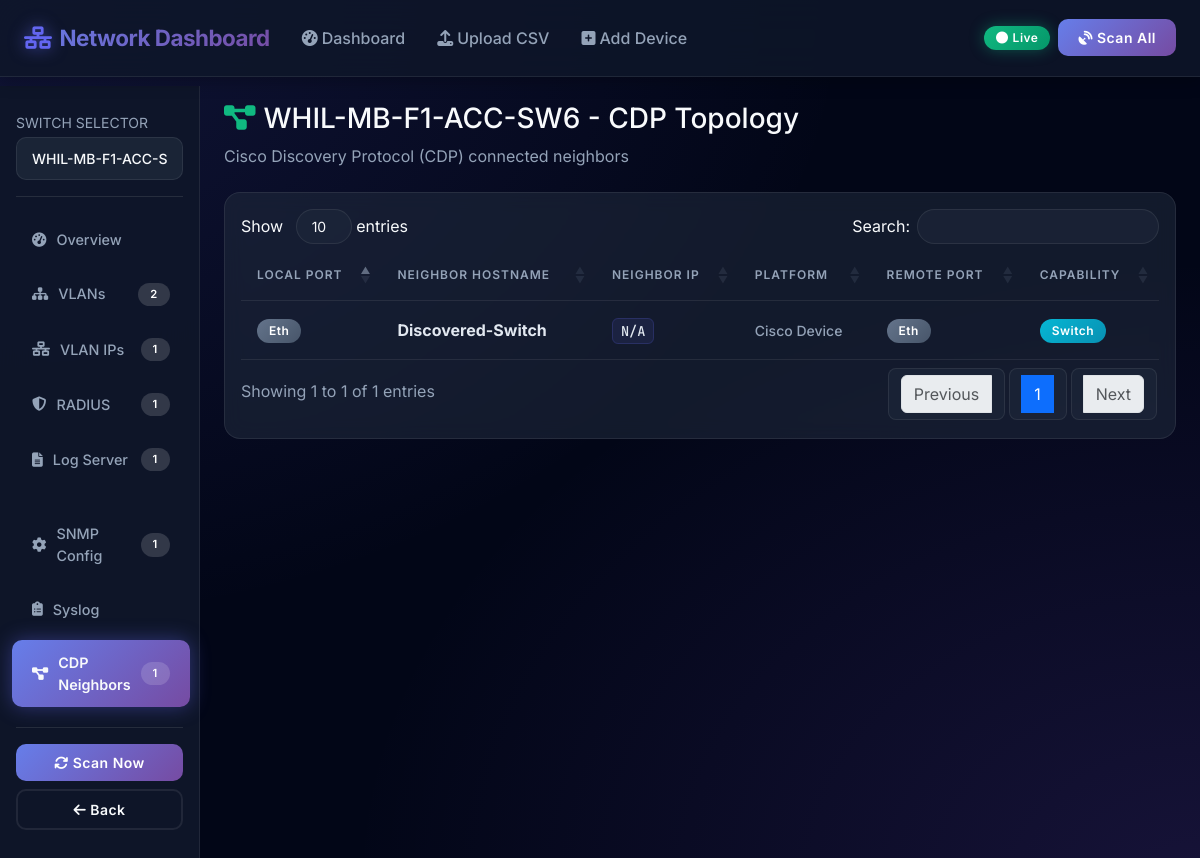
/device/7/cdp-neighbors, run on the app's committed database.
### tables this page shows
CREATE TABLE devices (
            id INTEGER PRIMARY KEY AUTOINCREMENT,
            node_name TEXT NOT NULL,
            ip_address TEXT UNIQUE NOT NULL,
            device_type TEXT NOT NULL CHECK(device_type IN ('access_switch', 'distribution_switch')),
            snmp_community TEXT DEFAULT 'public',
            ssh_username TEXT DEFAULT 'admin',
            ssh_password TEXT DEFAULT 'admin123',
            ssh_enabled INTEGER DEFAULT 1,
            snmp_enabled INTEGER DEFAULT 1,
            status TEXT DEFAULT 'unknown',
            last_scanned DATETIME,
            created_at DATETIME DEFAULT CURRENT_TIMESTAMP,
            updated_at DATETIME DEFAULT CURRENT_TIMESTAMP
        , hostname TEXT DEFAULT '');

CREATE TABLE cdp_neighbors (
            id INTEGER PRIMARY KEY AUTOINCREMENT,
            device_id INTEGER NOT NULL,
            local_interface TEXT NOT NULL,
            neighbor_name TEXT DEFAULT '',
            neighbor_ip TEXT DEFAULT '',
            neighbor_platform TEXT DEFAULT '',
            neighbor_interface TEXT DEFAULT '',
            capability TEXT DEFAULT '',
            software_version TEXT,
            last_updated DATETIME DEFAULT CURRENT_TIMESTAMP,
            FOREIGN KEY (device_id) REFERENCES devices(id) ON DELETE CASCADE
        );

### app.py (the view)
@app.route('/device/<int:device_id>/cdp-neighbors')
def device_cdp_neighbors(device_id):
    device = Database.get_device(device_id)
    if not device:
        flash('Device not found', 'error')
        return redirect(url_for('index'))
    cdp_neighbors = Database.get_cdp_neighbors(device_id)
    summary = Database.get_device_summary(device_id)
    all_devices = Database.get_all_devices()
    return render_template(
        'cdp_neighbors.html',
        device=device,
        cdp_neighbors=cdp_neighbors,
        summary=summary,
        all_devices=all_devices,
        active_section='cdp_neighbors',
        path_suffix='/cdp-neighbors'
    )

### database.py (called while the page is built)
    @classmethod
    def get_connection(cls):
        conn = sqlite3.connect(Config.DB_PATH, timeout=30.0)
        conn.row_factory = sqlite3.Row  # Returns rows as dictionaries
        conn.execute("PRAGMA foreign_keys = ON;")
        conn.execute("PRAGMA journal_mode = WAL;")  # High concurrency support
        return conn

    @classmethod
    def execute_query(cls, query, params=None, fetch=True):
        conn = None
        try:
            conn = cls.get_connection()
            cursor = conn.cursor()
            cursor.execute(query, params or ())
            if fetch:
                results = [dict(row) for row in cursor.fetchall()]
                return results
            else:
                conn.commit()
                return cursor.lastrowid
        except Exception as e:
            logger.error(f"SQLite Query Error: {e}\nQuery: {query}")
            if conn:
                conn.rollback()
            raise
        finally:
            if conn:
                conn.close()

    @classmethod
    def get_all_devices(cls):
        return cls.execute_query("SELECT * FROM device_summary ORDER BY node_name")

    @classmethod
    def get_device(cls, device_id):
        results = cls.execute_query("SELECT * FROM devices WHERE id = ?", (device_id,))
        return results[0] if results else None

    @classmethod
    def get_device_summary(cls, device_id):
        results = cls.execute_query("SELECT * FROM device_summary WHERE id = ?", (device_id,))
        return results[0] if results else None

    @classmethod
    def get_cdp_neighbors(cls, device_id):
        return cls.execute_query("SELECT * FROM cdp_neighbors WHERE device_id=? ORDER BY local_interface", (device_id,))

### templates/cdp_neighbors.html (shortened to what this page needs)
{% extends "base.html" %}
{% block content %}
<div class="container-fluid px-0">
    <div class="row g-0">
        {% set active_section = 'cdp_neighbors' %}
        {% set path_suffix = '/cdp-neighbors' %}
        {% include "partials/_sidebar.html" %}
        <main class="col-md-10 ms-auto px-4 py-3">
            <div class="animate-fade-in mb-4">
                <h3><i class="fas fa-project-diagram me-2" style="color:var(--success);"></i>{{ device.node_name }} - CDP Topology</h3>
                <p class="text-muted">Cisco Discovery Protocol (CDP) connected neighbors</p>
            </div>
            <div class="card animate-fade-in-delay-1">
                <div class="card-body">
                    {% if cdp_neighbors %}
                    <table id="cdpTable" class="table table-hover">
                        <thead>
                            <tr>
                                <th>Local Port</th>
                                <th>Neighbor Hostname</th>
                                <th>Neighbor IP</th>
                                <th>Platform</th>
                                <th>Remote Port</th>
                                <th>Capability</th>
                            </tr>
                        </thead>
                        <tbody>
                            {% for n in cdp_neighbors %}
                            <tr>
                                <td><span class="badge bg-secondary">{{ n.local_interface }}</span></td>
                                <td><strong>{{ n.neighbor_name }}</strong></td>
                                <td><code>{{ n.neighbor_ip or 'N/A' }}</code></td>
                                <td><small class="text-muted">{{ n.neighbor_platform }}</small></td>
                                <td><span class="badge bg-secondary">{{ n.neighbor_interface }}</span></td>
                                <td><span class="badge bg-info">{{ n.capability }}</span></td>
                            </tr>
                            {% endfor %}
                        </tbody>
                    </table>
                    {% endif %}
                </div>
            </div>
        </main>
    </div>
</div>
{% endblock %}

### static/css/style.css (style rules this page uses)
:root { --primary: #6366f1; --primary-dark: #4f46e5; --secondary: #8b5cf6; --success: #10b981; --danger: #ef4444; --warning: #f59e0b; --info: #06b6d4; --dark: #0f172a; --darker: #020617; --card-bg: #1e293b; --sidebar-bg: #0f172a; --border: rgba(255, 255, 255, 0.08); --text-primary: #f8fafc; --text-secondary: #94a3b8; --gradient-1: linear-gradient(135deg, #667eea 0%, #764ba2 100%); --gradient-2: linear-gradient(135deg, #f093fb 0%, #f5576c 100%); --gradient-3: linear-gradient(135deg, #4facfe 0%, #00f2fe 100%); --gradient-4: linear-gradient(135deg, #43e97b 0%, #38f9d7 100%); --gradient-5: linear-gradient(135deg, #fa709a 0%, #fee140 100%); --shadow-sm: 0 2px 8px rgba(0, 0, 0, 0.15); --shadow-md: 0 4px 16px rgba(0, 0, 0, 0.25); --shadow-lg: 0 8px 32px rgba(0, 0, 0, 0.35); --shadow-glow: 0 0 20px rgba(99, 102, 241, 0.4); }
* { box-sizing: border-box; }
body { font-family: 'Inter', 'Segoe UI', -apple-system, sans-serif; background: var(--darker); color: var(--text-primary); padding-top: 70px; overflow-x: hidden; min-height: 100vh; background-image: radial-gradient(at 0% 0%, rgba(99, 102, 241, 0.15) 0px, transparent 50%), radial-gradient(at 100% 100%, rgba(139, 92, 246, 0.15) 0px, transparent 50%); background-attachment: fixed; }
.animate-fade-in { animation: fadeInUp 0.6s ease-out; }
.animate-fade-in-delay-1 { animation: fadeInUp 0.6s ease-out 0.1s both; }
.card { background: rgba(30, 41, 59, 0.6) !important; backdrop-filter: blur(10px); border: 1px solid var(--border) !important; border-radius: 16px !important; overflow: hidden; transition: all 0.3s ease; animation: fadeInUp 0.6s ease-out; }
.card-body { color: var(--text-primary); }
.table { color: var(--text-primary) !important; margin-bottom: 0; }
.table thead th { background: rgba(15, 23, 42, 0.6); color: var(--text-secondary) !important; font-weight: 600; text-transform: uppercase; font-size: 0.75rem; letter-spacing: 1px; padding: 1rem; border-color: var(--border) !important; }
.table tbody tr { transition: all 0.3s ease; border-color: var(--border) !important; }
.table tbody td { padding: 1rem; border-color: var(--border) !important; vertical-align: middle; color: var(--text-primary); }
.badge { padding: 6px 12px; font-weight: 600; border-radius: 20px; font-size: 0.75rem; letter-spacing: 0.5px; }
.badge.bg-info { background: linear-gradient(135deg, #06b6d4 0%, #0891b2 100%) !important; }
.badge.bg-secondary { background: linear-gradient(135deg, #64748b 0%, #475569 100%) !important; }
code { color: #a5b4fc !important; background: rgba(99, 102, 241, 0.1) !important; padding: 3px 8px; border-radius: 6px; font-size: 0.85rem; font-family: 'JetBrains Mono', 'Courier New', monospace; border: 1px solid rgba(99, 102, 241, 0.2); }
h1, h2, h3, h4, h5, h6 { color: var(--text-primary); }
p, span, div { color: inherit; }
.text-muted { color: var(--text-secondary) !important; }
.card .table { --bs-table-bg: transparent; --bs-table-color: var(--text-primary); color: var(--text-primary) !important; }
.card .table th { color: var(--text-secondary) !important; font-weight: 600; background: transparent !important; border-color: var(--border) !important; }
.card .table td { color: var(--text-primary) !important; background: transparent !important; border-color: var(--border) !important; font-weight: 500; }
.card .table td strong, .card .table td code { color: #e2e8f0 !important; }
.card-body .table tbody tr, .card-body .table tbody td, .card-body .table tbody th { background-color: transparent !important; color: #e2e8f0 !important; }
.card-body .table tbody td .text-muted, .card-body .table tbody th.text-muted { color: #94a3b8 !important; }
.table > :not(caption) > * > * { background-color: transparent !important; color: #e2e8f0 !important; box-shadow: none !important; }

### data on the page
devices: node_name "WHIL-MB-F1-ACC-SW6"
cdp_neighbors: local_interface "Eth", neighbor_name "Discovered-Switch", neighbor_ip "N/A", neighbor_platform "Cisco Device", neighbor_interface "Eth", capability "Switch"

### other printed values
{{ summary.total_vlans if summary else 0 }} "2"
{{ summary.total_vlan_ips if summary else 0 }} "1"
{{ summary.total_radius_servers if summary else 0 }} "1"
{{ summary.total_log_servers if summary else 0 }} "1"
{{ summary.total_snmp_configs if summary else 0 }} "1"
{{ summary.total_cdp_neighbors if summary else 0 }} "1"
form field value "WHIL-MB-F1-ACC-SW6"
